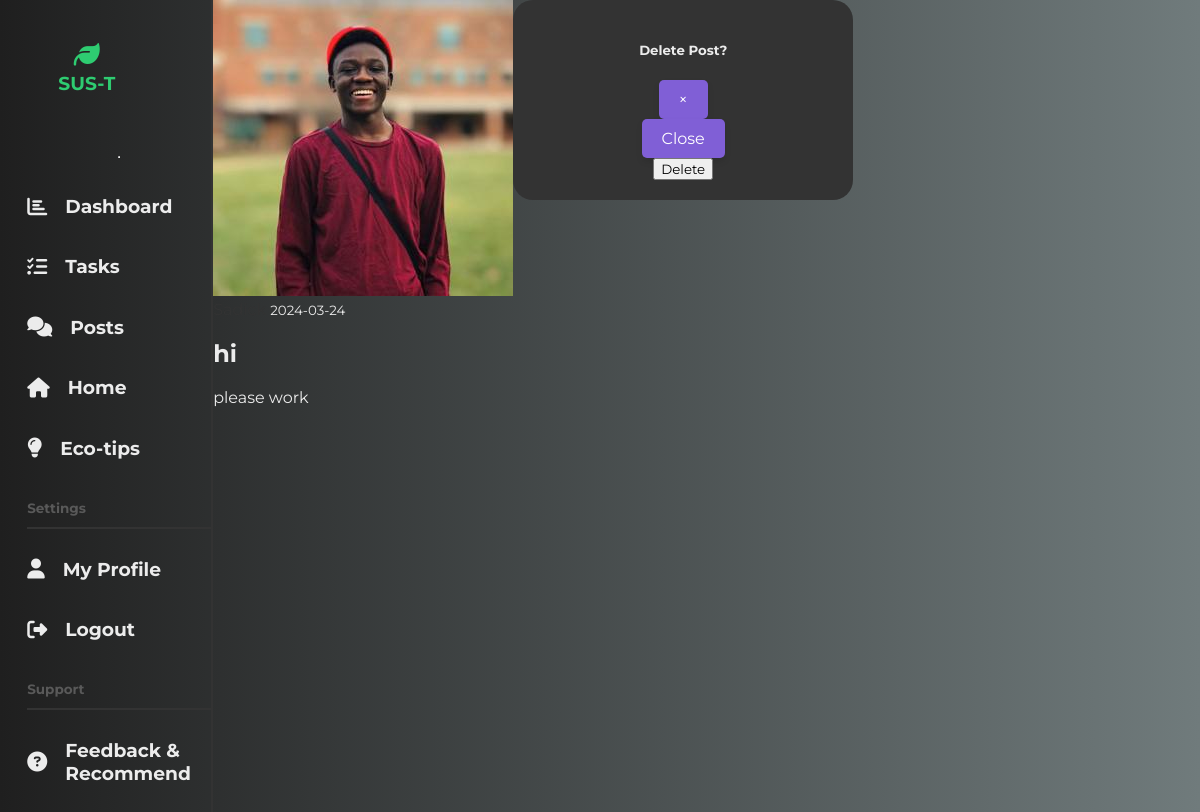
/post/1, run on the app's committed database.
### flaskapp/models.py (models this page shows, shortened)
class User(db.Model, UserMixin):
    id = db.Column(db.Integer, primary_key=True)
    username = db.Column(db.String(20), unique=True, nullable=False)
    email = db.Column(db.String(120), unique=True, nullable=False)
    image_file = db.Column(db.String(20), nullable=False,
                           default='default.jpg')
    password = db.Column(db.String(60), nullable=False)
    tasks = db.relationship('Task', backref='creator', lazy=True)
    posts = db.relationship('Post', backref='author', lazy=True)

class Post(db.Model):
    id = db.Column(db.Integer, primary_key=True)
    title = db.Column(db.String(100), nullable=False)
    date_posted = db.Column(db.DateTime, nullable=False, default=datetime.utcnow)
    content = db.Column(db.Text, nullable=False)
    user_id = db.Column(db.Integer, db.ForeignKey('user.id'), nullable=False)

### flaskapp/routes.py (the view)
@app.route("/post/<int:post_id>")
def post(post_id):
    post = Post.query.get_or_404(post_id)
    return render_template('post.html', title=post.title, post=post)

### flaskapp/Templates/post.html (shortened to what this page needs)
{% extends "layout.html" %}
{% block mainheader %}
<article class="media content-section">
    <img class="rounded-circle article-img" src="{{ url_for('static', filename='profile_pics/' + post.author.image_file) }}">
    <div class="media-body">
      <div class="article-metadata">
        <a class="mr-2" href="#">{{ post.author.username }}</a>
        <small class="text-muted">{{ post.date_posted.strftime('%Y-%m-%d') }}</small>
      </div>
      <h2 class="article-title">{{ post.title }}</h2>
      <p class="article-content">{{ post.content }}</p>
    </div>
  </article>
  <div class="modal fade" id="deleteModal" tabindex="-1" role="dialog" aria-labelledby="deleteModalLabel" aria-hidden="true">
    <div class="modal-dialog" role="document">
      <div class="modal-content">
        <div class="modal-header">
          <h5 class="modal-title" id="deleteModalLabel">Delete Post?</h5>
          <button type="button" class="close" data-dismiss="modal" aria-label="Close">
            <span aria-hidden="true">&times;</span>
          </button>
        </div>
        <div class="modal-footer">
          <button type="button" class="btn btn-secondary" data-dismiss="modal">Close</button>
          <form action="{{ url_for('delete_post', post_id=post.id) }}" method="POST">
            <input class="btn btn-danger" type="submit" value="Delete">
          </form>
        </div>
      </div>
    </div>
  </div>
{% endblock mainheader %}

### flaskapp/static/styles/profile.css (style rules this page uses)
* { font-family: "Montserrat", sans-serif; }
body { margin: 0; padding: 0; color: #ececec; background: #1f1f1f; }
main a { text-decoration: none; width: 70%; margin: 0; padding: 0; color: #333; }

### flaskapp/static/styles/dashboard.css (style rules this page uses)
* { font-family: "Montserrat", sans-serif; }
body { margin: 0; padding: 0; color: #ececec; background: #1f1f1f; }

### flaskapp/static/styles/tasks.css (style rules this page uses)
* { font-family: "Montserrat", sans-serif; }
body { margin: 0; padding: 0; color: #ececec; background: linear-gradient(to left, #707B7C , #1f1f1f ); }
.modal { background: #333; padding: 20px; border-radius: 20px; width: 25%; height: 25%; text-align: center; display: flex; flex-direction: column; align-items: center; justify-content: space-evenly; color: #ececec; }

### flaskapp/static/styles/support.css (style rules this page uses)
button { padding: 10px 20px; font-size: 16px; background: #805fd6; color: #fff; border: none; cursor: pointer; transition: all 0.3s ease-in-out; box-shadow: 0 4px 6px rgba(0, 0, 0, 0.1); border-radius: 5px; }

### data on the page
User: image_file (picture)
Post: date_posted "2024-03-24", title "hi", content "please work"
